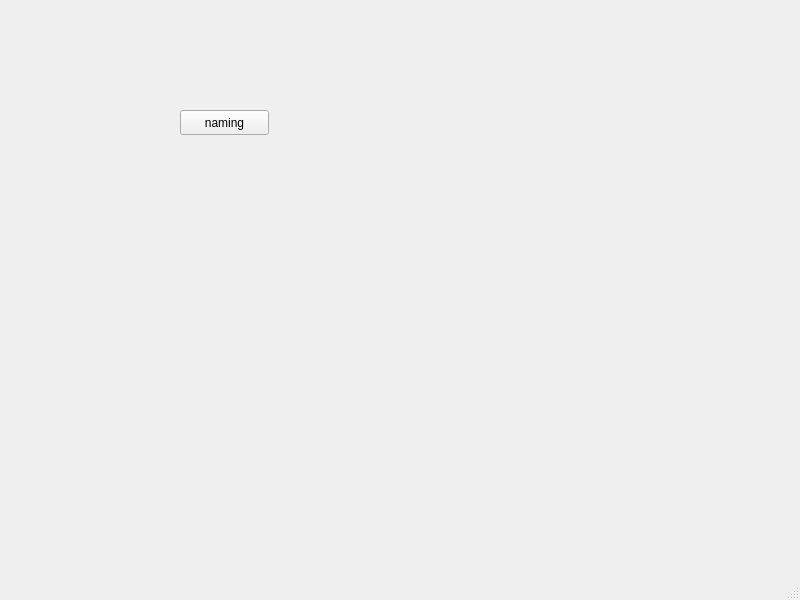
<?xml version="1.0" encoding="UTF-8"?>
<ui version="4.0">
 <class>MainWindow</class>
 <widget class="QMainWindow" name="MainWindow">
  <property name="geometry">
   <rect>
    <x>0</x>
    <y>0</y>
    <width>800</width>
    <height>600</height>
   </rect>
  </property>
  <property name="windowTitle">
   <string>MainWindow</string>
  </property>
  <widget class="QWidget" name="centralwidget">
   <widget class="QPushButton" name="pushbutt">
    <property name="geometry">
     <rect>
      <x>180</x>
      <y>110</y>
      <width>89</width>
      <height>25</height>
     </rect>
    </property>
    <property name="text">
     <string>naming</string>
    </property>
   </widget>
  </widget>
  <widget class="QMenuBar" name="menubar">
   <property name="geometry">
    <rect>
     <x>0</x>
     <y>0</y>
     <width>800</width>
     <height>22</height>
    </rect>
   </property>
  </widget>
  <widget class="QStatusBar" name="statusbar"/>
 </widget>
 <resources/>
 <connections/>
</ui>
